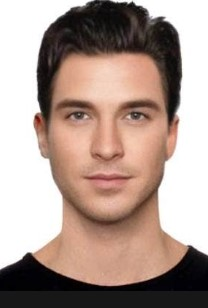
#> input picture src/test.jpg, 208 x 308 px
$ jupyter execute --allow-errors script1.ipynb
#> lines starting #> are read from the running program, lines starting #| are printed output that depends on the picture
[cell 1]
import numpy as np # linear algebra
import pandas as pd # data processing, CSV file I/O (e.g. pd.read_csv)
#Importing Files
data = pd.read_csv('EEG_Eye_State_Classification.csv')
#> (reads src/EEG_Eye_State_Classification.csv from the repository)
data.head()

[cell 2]
#Check and remove any outliers from the data.
from pandas import read_csv
from numpy import mean
from numpy import std
from numpy import delete
from numpy import savetxt
values = data.values
# step over each EEG column
for i in range(values.shape[1] - 1):
	# calculate column mean and standard deviation
	data_mean, data_std = mean(values[:,i]), std(values[:,i])
	# define outlier bounds
	cut_off = data_std * 4
	lower, upper = data_mean - cut_off, data_mean + cut_off
	# remove too small
	too_small = [j for j in range(values.shape[0]) if values[j,i] < lower]
	values = delete(values, too_small, 0)
	print('>deleted %d rows' % len(too_small))
	# remove too large
	too_large = [j for j in range(values.shape[0]) if values[j,i] > upper]
	values = delete(values, too_large, 0)
	print('>deleted %d rows' % len(too_large))
# save the results to a new file
savetxt('EEG_Eye_State_no_outliers.csv', values, delimiter=',')

[cell 3]
# visualize dataset without outliers
from pandas import read_csv
from matplotlib import pyplot
# load the dataset
data = read_csv('EEG_Eye_State_no_outliers.csv', header=None)
# retrieve data as numpy array
values = data.values
# create a subplot for each time series
pyplot.figure()
for i in range(values.shape[1]):
	pyplot.subplot(values.shape[1], 1, i+1)
	pyplot.plot(values[:, i])
pyplot.show()
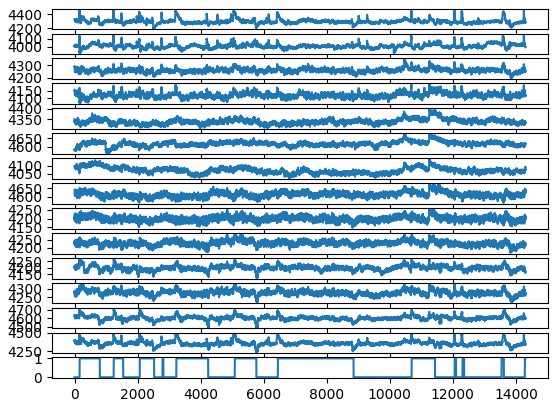
#> figure drawn by matplotlib, 15 panels; panel 1: curve peaks at x = 12049, y = 4466.1; panel 2: curve peaks at x = 1235, y = 4154.4; panel 3: curve peaks at x = 10472, y = 4349.2; panel 4: curve peaks at x = 11263, y = 4191.8

[cell 4]
data.head()

[cell 5]
#Barplots
res = data.groupby([data.iloc[:,-1]]).count()
res.plot(kind='bar')
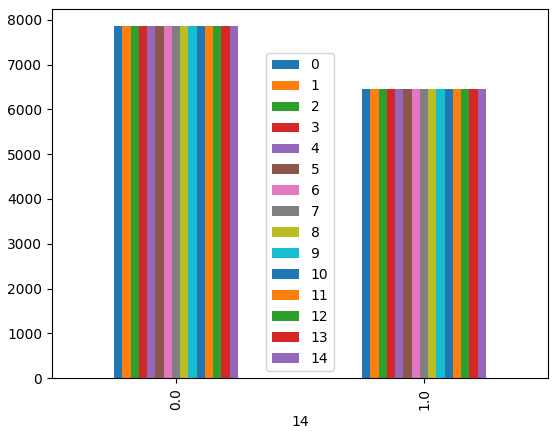
#> figure drawn by matplotlib, 1 panel

[cell 6]
#Split data into X and y for train, test and split.
X = data.iloc[:,:-1]
y = data.iloc[:,-1]
print(X)
print(y)

[cell 7]
#Find the optimal number of K using elbow method.
from sklearn.cluster import KMeans
from scipy.spatial.distance import cdist
import math
distortions = []
K = range(1,10)
for k in K:
    kmeans_model = KMeans(n_clusters=k)
    kmeans_model.fit(X)
    distortions.append(sum(np.min(cdist(X,kmeans_model.cluster_centers_,"euclidean"),axis=1))/X.shape[0])

[cell 8]
import matplotlib.pyplot as plt
#Plot distortions againt K value
print(K)
# checking for min of K value
print(np.min(distortions))
#Plotting for change in K value
plt.plot(K,distortions,'bx-')
plt.xlabel('k')
plt.ylabel('Distortion')
plt.title('Optimal number of clusters using elbow method')
plt.show()
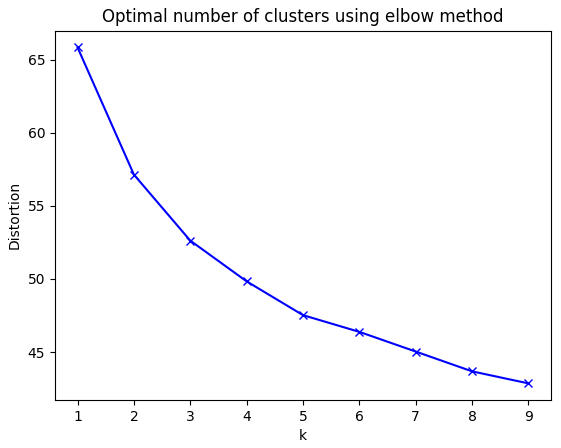
#> figure drawn by matplotlib, 1 panel

[cell 9]
#Train Test and Split
from sklearn.model_selection import train_test_split
X_train, X_test, y_train, y_test = train_test_split(X, y, test_size=0.25, random_state=0)
from sklearn.preprocessing import StandardScaler
sc_X = StandardScaler()
X_train = sc_X.fit_transform(X_train)
X_test = sc_X.transform(X_test)

[cell 10]
#Import KNN Classifier
from sklearn.neighbors import KNeighborsClassifier
# metric = minkowski and p=2 is Euclidean Distance
# metric = minkowski and p=1 is Manhattan Distance
classifier = KNeighborsClassifier(n_neighbors=2, metric="minkowski",p=2)
classifier.fit(X_train, y_train) #Fit the data

import joblib

# Assuming you have trained the KNN classifier and stored it in the 'classifier' variable

# Save the model to a file
joblib.dump(classifier, 'knn_model.pkl')

[cell 11]
import joblib
from PIL import Image
import numpy as np
from sklearn.neighbors import KNeighborsClassifier


# Load the saved model from a file
classifier = joblib.load('knn_model.pkl')

# Load the trained classifier
# classifier = KNeighborsClassifier()
# classifier = classifier.load('knn_model.pkl')  # Assuming you have saved the model as 'knn_model.pkl'

# Load and preprocess the test image
image = Image.open('test.jpg')  # Replace 'test_image.jpg' with the path to your actual test image
#> image is the input picture: PIL image 208x308 RGB; mean R, G, B 173.8, 153.1, 143.9
image = image.resize((28, 28))  # Resize the image to match the input size used during training
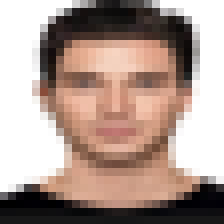
#> image: PIL image 28x28 RGB (shown 8 times larger); mean R, G, B 173.4, 152.7, 143.5
image = image.convert('L')  # Convert the image to grayscale
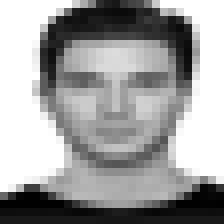
#> image: PIL image 28x28 L (shown 8 times larger); min 0, max 255, mean 157.8
image = np.array(image).flatten()  # Flatten the image into a 1D array
#> image = 784 values, max 255 at index 0, min 0 at index 675, mean 157.8

# Make prediction
#> (the rest of this cell did not finish here and is left out)
